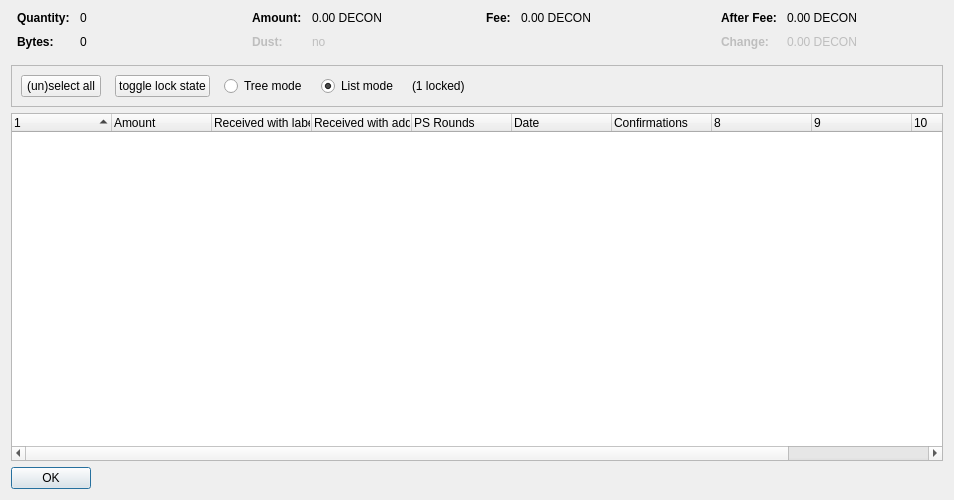
<?xml version="1.0" encoding="UTF-8"?>
<ui version="4.0">
 <class>CoinControlDialog</class>
 <widget class="QDialog" name="CoinControlDialog">
  <property name="geometry">
   <rect>
    <x>0</x>
    <y>0</y>
    <width>954</width>
    <height>500</height>
   </rect>
  </property>
  <property name="windowTitle">
   <string>Coin Selection</string>
  </property>
  <layout class="QVBoxLayout" name="verticalLayout">
   <item>
    <layout class="QHBoxLayout" name="horizontalLayoutTop" stretch="0,0,0,0">
     <property name="topMargin">
      <number>0</number>
     </property>
     <property name="bottomMargin">
      <number>10</number>
     </property>
     <item>
      <layout class="QFormLayout" name="formLayoutCoinControl1">
       <property name="horizontalSpacing">
        <number>10</number>
       </property>
       <property name="verticalSpacing">
        <number>10</number>
       </property>
       <property name="leftMargin">
        <number>6</number>
       </property>
       <property name="rightMargin">
        <number>6</number>
       </property>
       <item row="0" column="0">
        <widget class="QLabel" name="labelCoinControlQuantityText">
         <property name="font">
          <font>
           <weight>75</weight>
           <bold>true</bold>
          </font>
         </property>
         <property name="text">
          <string>Quantity:</string>
         </property>
        </widget>
       </item>
       <item row="0" column="1">
        <widget class="QLabel" name="labelCoinControlQuantity">
         <property name="cursor">
          <cursorShape>IBeamCursor</cursorShape>
         </property>
         <property name="contextMenuPolicy">
          <enum>Qt::ActionsContextMenu</enum>
         </property>
         <property name="text">
          <string notr="true">0</string>
         </property>
         <property name="textInteractionFlags">
          <set>Qt::LinksAccessibleByMouse|Qt::TextSelectableByKeyboard|Qt::TextSelectableByMouse</set>
         </property>
        </widget>
       </item>
       <item row="1" column="0">
        <widget class="QLabel" name="labelCoinControlBytesText">
         <property name="font">
          <font>
           <weight>75</weight>
           <bold>true</bold>
          </font>
         </property>
         <property name="text">
          <string>Bytes:</string>
         </property>
        </widget>
       </item>
       <item row="1" column="1">
        <widget class="QLabel" name="labelCoinControlBytes">
         <property name="cursor">
          <cursorShape>IBeamCursor</cursorShape>
         </property>
         <property name="contextMenuPolicy">
          <enum>Qt::ActionsContextMenu</enum>
         </property>
         <property name="text">
          <string notr="true">0</string>
         </property>
         <property name="textInteractionFlags">
          <set>Qt::LinksAccessibleByMouse|Qt::TextSelectableByKeyboard|Qt::TextSelectableByMouse</set>
         </property>
        </widget>
       </item>
      </layout>
     </item>
     <item>
      <layout class="QFormLayout" name="formLayoutCoinControl2">
       <property name="horizontalSpacing">
        <number>10</number>
       </property>
       <property name="verticalSpacing">
        <number>10</number>
       </property>
       <property name="leftMargin">
        <number>6</number>
       </property>
       <property name="rightMargin">
        <number>6</number>
       </property>
       <item row="0" column="0">
        <widget class="QLabel" name="labelCoinControlAmountText">
         <property name="font">
          <font>
           <weight>75</weight>
           <bold>true</bold>
          </font>
         </property>
         <property name="text">
          <string>Amount:</string>
         </property>
        </widget>
       </item>
       <item row="0" column="1">
        <widget class="QLabel" name="labelCoinControlAmount">
         <property name="cursor">
          <cursorShape>IBeamCursor</cursorShape>
         </property>
         <property name="contextMenuPolicy">
          <enum>Qt::ActionsContextMenu</enum>
         </property>
         <property name="text">
          <string notr="true">0.00 DECON</string>
         </property>
         <property name="textInteractionFlags">
          <set>Qt::LinksAccessibleByMouse|Qt::TextSelectableByKeyboard|Qt::TextSelectableByMouse</set>
         </property>
        </widget>
       </item>
       <item row="1" column="0">
        <widget class="QLabel" name="labelCoinControlLowOutputText">
         <property name="enabled">
          <bool>false</bool>
         </property>
         <property name="font">
          <font>
           <weight>75</weight>
           <bold>true</bold>
          </font>
         </property>
         <property name="text">
          <string>Dust:</string>
         </property>
        </widget>
       </item>
       <item row="1" column="1">
        <widget class="QLabel" name="labelCoinControlLowOutput">
         <property name="enabled">
          <bool>false</bool>
         </property>
         <property name="cursor">
          <cursorShape>IBeamCursor</cursorShape>
         </property>
         <property name="contextMenuPolicy">
          <enum>Qt::ActionsContextMenu</enum>
         </property>
         <property name="text">
          <string notr="true">no</string>
         </property>
         <property name="textInteractionFlags">
          <set>Qt::LinksAccessibleByMouse|Qt::TextSelectableByKeyboard|Qt::TextSelectableByMouse</set>
         </property>
        </widget>
       </item>
      </layout>
     </item>
     <item>
      <layout class="QFormLayout" name="formLayoutCoinControl3">
       <property name="horizontalSpacing">
        <number>10</number>
       </property>
       <property name="verticalSpacing">
        <number>10</number>
       </property>
       <property name="leftMargin">
        <number>6</number>
       </property>
       <property name="rightMargin">
        <number>6</number>
       </property>
       <item row="0" column="0">
        <widget class="QLabel" name="labelCoinControlFeeText">
         <property name="font">
          <font>
           <weight>75</weight>
           <bold>true</bold>
          </font>
         </property>
         <property name="text">
          <string>Fee:</string>
         </property>
        </widget>
       </item>
       <item row="0" column="1">
        <widget class="QLabel" name="labelCoinControlFee">
         <property name="cursor">
          <cursorShape>IBeamCursor</cursorShape>
         </property>
         <property name="contextMenuPolicy">
          <enum>Qt::ActionsContextMenu</enum>
         </property>
         <property name="text">
          <string notr="true">0.00 DECON</string>
         </property>
         <property name="textInteractionFlags">
          <set>Qt::LinksAccessibleByMouse|Qt::TextSelectableByKeyboard|Qt::TextSelectableByMouse</set>
         </property>
        </widget>
       </item>
      </layout>
     </item>
     <item>
      <layout class="QFormLayout" name="formLayoutCoinControl4">
       <property name="horizontalSpacing">
        <number>10</number>
       </property>
       <property name="verticalSpacing">
        <number>10</number>
       </property>
       <property name="leftMargin">
        <number>6</number>
       </property>
       <property name="rightMargin">
        <number>6</number>
       </property>
       <item row="0" column="0">
        <widget class="QLabel" name="labelCoinControlAfterFeeText">
         <property name="font">
          <font>
           <weight>75</weight>
           <bold>true</bold>
          </font>
         </property>
         <property name="text">
          <string>After Fee:</string>
         </property>
        </widget>
       </item>
       <item row="0" column="1">
        <widget class="QLabel" name="labelCoinControlAfterFee">
         <property name="cursor">
          <cursorShape>IBeamCursor</cursorShape>
         </property>
         <property name="contextMenuPolicy">
          <enum>Qt::ActionsContextMenu</enum>
         </property>
         <property name="text">
          <string notr="true">0.00 DECON</string>
         </property>
         <property name="textInteractionFlags">
          <set>Qt::LinksAccessibleByMouse|Qt::TextSelectableByKeyboard|Qt::TextSelectableByMouse</set>
         </property>
        </widget>
       </item>
       <item row="1" column="0">
        <widget class="QLabel" name="labelCoinControlChangeText">
         <property name="enabled">
          <bool>false</bool>
         </property>
         <property name="font">
          <font>
           <weight>75</weight>
           <bold>true</bold>
          </font>
         </property>
         <property name="text">
          <string>Change:</string>
         </property>
        </widget>
       </item>
       <item row="1" column="1">
        <widget class="QLabel" name="labelCoinControlChange">
         <property name="enabled">
          <bool>false</bool>
         </property>
         <property name="cursor">
          <cursorShape>IBeamCursor</cursorShape>
         </property>
         <property name="contextMenuPolicy">
          <enum>Qt::ActionsContextMenu</enum>
         </property>
         <property name="text">
          <string notr="true">0.00 DECON</string>
         </property>
         <property name="textInteractionFlags">
          <set>Qt::LinksAccessibleByMouse|Qt::TextSelectableByKeyboard|Qt::TextSelectableByMouse</set>
         </property>
        </widget>
       </item>
      </layout>
     </item>
    </layout>
   </item>
   <item>
    <widget class="QFrame" name="frame">
     <property name="minimumSize">
      <size>
       <width>0</width>
       <height>40</height>
      </size>
     </property>
     <property name="frameShape">
      <enum>QFrame::StyledPanel</enum>
     </property>
     <property name="frameShadow">
      <enum>QFrame::Sunken</enum>
     </property>
     <layout class="QHBoxLayout" name="horizontalLayout">
      <item>
       <layout class="QHBoxLayout" name="horizontalLayoutPanel" stretch="0,0,0,0,0,0">
        <property name="spacing">
         <number>14</number>
        </property>
        <item>
         <widget class="QPushButton" name="pushButtonSelectAll">
          <property name="sizePolicy">
           <sizepolicy hsizetype="Maximum" vsizetype="Fixed">
            <horstretch>0</horstretch>
            <verstretch>0</verstretch>
           </sizepolicy>
          </property>
          <property name="text">
           <string>(un)select all</string>
          </property>
          <property name="autoDefault">
           <bool>false</bool>
          </property>
         </widget>
        </item>
        <item>
         <widget class="QPushButton" name="pushButtonToggleLock">
          <property name="sizePolicy">
           <sizepolicy hsizetype="Maximum" vsizetype="Fixed">
            <horstretch>0</horstretch>
            <verstretch>0</verstretch>
           </sizepolicy>
          </property>
          <property name="text">
           <string>toggle lock state</string>
          </property>
          <property name="autoDefault">
           <bool>false</bool>
          </property>
         </widget>
        </item>
        <item>
         <widget class="QRadioButton" name="radioTreeMode">
          <property name="sizePolicy">
           <sizepolicy hsizetype="Maximum" vsizetype="Fixed">
            <horstretch>0</horstretch>
            <verstretch>0</verstretch>
           </sizepolicy>
          </property>
          <property name="text">
           <string>Tree mode</string>
          </property>
         </widget>
        </item>
        <item>
         <widget class="QRadioButton" name="radioListMode">
          <property name="sizePolicy">
           <sizepolicy hsizetype="Maximum" vsizetype="Fixed">
            <horstretch>0</horstretch>
            <verstretch>0</verstretch>
           </sizepolicy>
          </property>
          <property name="text">
           <string>List mode</string>
          </property>
          <property name="checked">
           <bool>true</bool>
          </property>
         </widget>
        </item>
        <item>
         <widget class="QLabel" name="labelLocked">
          <property name="text">
           <string>(1 locked)</string>
          </property>
         </widget>
        </item>
        <item>
         <spacer name="horizontalSpacer">
          <property name="orientation">
           <enum>Qt::Horizontal</enum>
          </property>
          <property name="sizeHint" stdset="0">
           <size>
            <width>40</width>
            <height>20</height>
           </size>
          </property>
         </spacer>
        </item>
       </layout>
      </item>
     </layout>
    </widget>
   </item>
   <item>
    <widget class="CoinControlTreeWidget" name="treeWidget">
     <property name="contextMenuPolicy">
      <enum>Qt::CustomContextMenu</enum>
     </property>
     <property name="sortingEnabled">
      <bool>false</bool>
     </property>
     <property name="columnCount">
      <number>11</number>
     </property>
     <attribute name="headerShowSortIndicator" stdset="0">
      <bool>true</bool>
     </attribute>
     <attribute name="headerStretchLastSection">
      <bool>false</bool>
     </attribute>
     <column>
      <property name="text">
       <string/>
      </property>
     </column>
     <column>
      <property name="text">
       <string>Amount</string>
      </property>
     </column>
     <column>
      <property name="text">
       <string>Received with label</string>
      </property>
     </column>
     <column>
      <property name="text">
       <string>Received with address</string>
      </property>
     </column>
     <column>
      <property name="text">
       <string>PS Rounds</string>
      </property>
     </column>
     <column>
      <property name="text">
       <string>Date</string>
      </property>
     </column>
     <column>
      <property name="text">
       <string>Confirmations</string>
      </property>
      <property name="toolTip">
       <string>Confirmed</string>
      </property>
     </column>
     <column>
      <property name="text">
       <string/>
      </property>
     </column>
     <column>
      <property name="text">
       <string/>
      </property>
     </column>
     <column>
      <property name="text">
       <string/>
      </property>
     </column>
     <column>
      <property name="text">
       <string/>
      </property>
     </column>
    </widget>
   </item>
   <item>
    <widget class="QDialogButtonBox" name="buttonBox">
     <property name="sizePolicy">
      <sizepolicy hsizetype="Maximum" vsizetype="Fixed">
       <horstretch>0</horstretch>
       <verstretch>0</verstretch>
      </sizepolicy>
     </property>
     <property name="orientation">
      <enum>Qt::Horizontal</enum>
     </property>
     <property name="standardButtons">
      <set>QDialogButtonBox::Ok</set>
     </property>
    </widget>
   </item>
  </layout>
 </widget>
 <customwidgets>
  <customwidget>
   <class>CoinControlTreeWidget</class>
   <extends>QTreeWidget</extends>
   <header>coincontroltreewidget.h</header>
  </customwidget>
 </customwidgets>
 <resources/>
 <connections/>
</ui>
